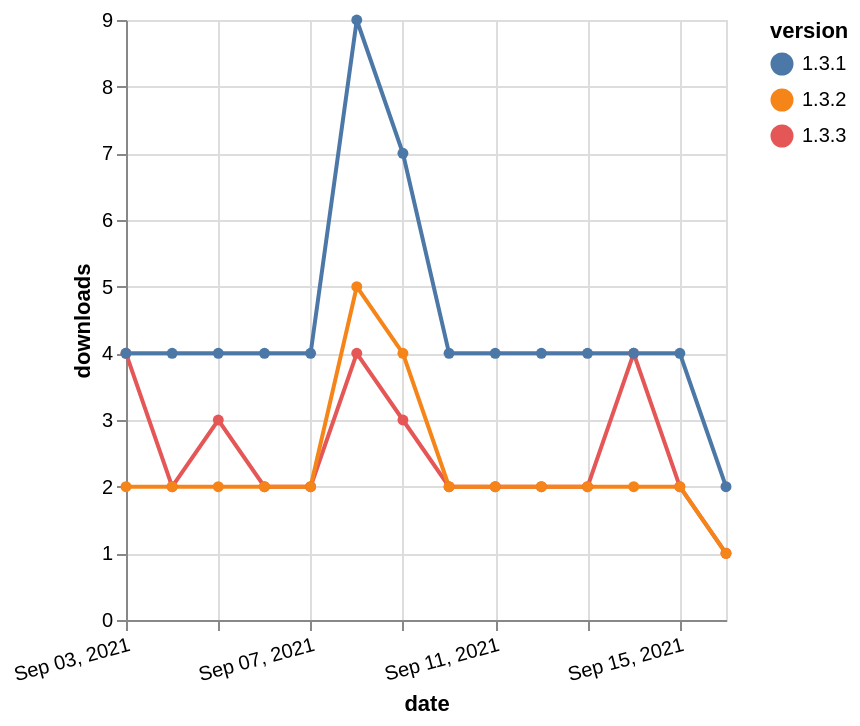

Source (Vega-Lite JSON):
### Vega-Lite specification from a JSON file in a GitHub repository (floating-point values rounded to 4 significant figures)
{"$schema": "https://vega.github.io/schema/vega-lite/v5.json", "description": "A simple bar chart with embedded data.", "data": {"values": [{"date": "2021-09-03", "total": 2791, "delta": 4, "version": "1.3.3"}, {"date": "2021-09-04", "total": 2793, "delta": 2, "version": "1.3.3"}, {"date": "2021-09-05", "total": 2796, "delta": 3, "version": "1.3.3"}, {"date": "2021-09-06", "total": 2798, "delta": 2, "version": "1.3.3"}, {"date": "2021-09-07", "total": 2800, "delta": 2, "version": "1.3.3"}, {"date": "2021-09-08", "total": 2804, "delta": 4, "version": "1.3.3"}, {"date": "2021-09-09", "total": 2807, "delta": 3, "version": "1.3.3"}, {"date": "2021-09-10", "total": 2809, "delta": 2, "version": "1.3.3"}, {"date": "2021-09-11", "total": 2811, "delta": 2, "version": "1.3.3"}, {"date": "2021-09-12", "total": 2813, "delta": 2, "version": "1.3.3"}, {"date": "2021-09-13", "total": 2815, "delta": 2, "version": "1.3.3"}, {"date": "2021-09-14", "total": 2819, "delta": 4, "version": "1.3.3"}, {"date": "2021-09-15", "total": 2821, "delta": 2, "version": "1.3.3"}, {"date": "2021-09-16", "total": 2822, "delta": 1, "version": "1.3.3"}, {"date": "2021-09-03", "total": 6384, "delta": 4, "version": "1.3.1"}, {"date": "2021-09-04", "total": 6388, "delta": 4, "version": "1.3.1"}, {"date": "2021-09-05", "total": 6392, "delta": 4, "version": "1.3.1"}, {"date": "2021-09-06", "total": 6396, "delta": 4, "version": "1.3.1"}, {"date": "2021-09-07", "total": 6400, "delta": 4, "version": "1.3.1"}, {"date": "2021-09-08", "total": 6409, "delta": 9, "version": "1.3.1"}, {"date": "2021-09-09", "total": 6416, "delta": 7, "version": "1.3.1"}, {"date": "2021-09-10", "total": 6420, "delta": 4, "version": "1.3.1"}, {"date": "2021-09-11", "total": 6424, "delta": 4, "version": "1.3.1"}, {"date": "2021-09-12", "total": 6428, "delta": 4, "version": "1.3.1"}, {"date": "2021-09-13", "total": 6432, "delta": 4, "version": "1.3.1"}, {"date": "2021-09-14", "total": 6436, "delta": 4, "version": "1.3.1"}, {"date": "2021-09-15", "total": 6440, "delta": 4, "version": "1.3.1"}, {"date": "2021-09-16", "total": 6442, "delta": 2, "version": "1.3.1"}, {"date": "2021-09-03", "total": 3558, "delta": 2, "version": "1.3.2"}, {"date": "2021-09-04", "total": 3560, "delta": 2, "version": "1.3.2"}, {"date": "2021-09-05", "total": 3562, "delta": 2, "version": "1.3.2"}, {"date": "2021-09-06", "total": 3564, "delta": 2, "version": "1.3.2"}, {"date": "2021-09-07", "total": 3566, "delta": 2, "version": "1.3.2"}, {"date": "2021-09-08", "total": 3571, "delta": 5, "version": "1.3.2"}, {"date": "2021-09-09", "total": 3575, "delta": 4, "version": "1.3.2"}, {"date": "2021-09-10", "total": 3577, "delta": 2, "version": "1.3.2"}, {"date": "2021-09-11", "total": 3579, "delta": 2, "version": "1.3.2"}, {"date": "2021-09-12", "total": 3581, "delta": 2, "version": "1.3.2"}, {"date": "2021-09-13", "total": 3583, "delta": 2, "version": "1.3.2"}, {"date": "2021-09-14", "total": 3585, "delta": 2, "version": "1.3.2"}, {"date": "2021-09-15", "total": 3587, "delta": 2, "version": "1.3.2"}, {"date": "2021-09-16", "total": 3588, "delta": 1, "version": "1.3.2"}]}, "width": "container", "mark": {"type": "line", "point": {"filled": true}}, "encoding": {"x": {"field": "date", "type": "temporal", "timeUnit": "yearmonthdate", "title": "date", "axis": {"labelAngle": -15}}, "y": {"field": "delta", "type": "quantitative", "title": "downloads"}, "color": {"field": "version", "type": "nominal"}, "tooltip": {"field": "delta"}}}
